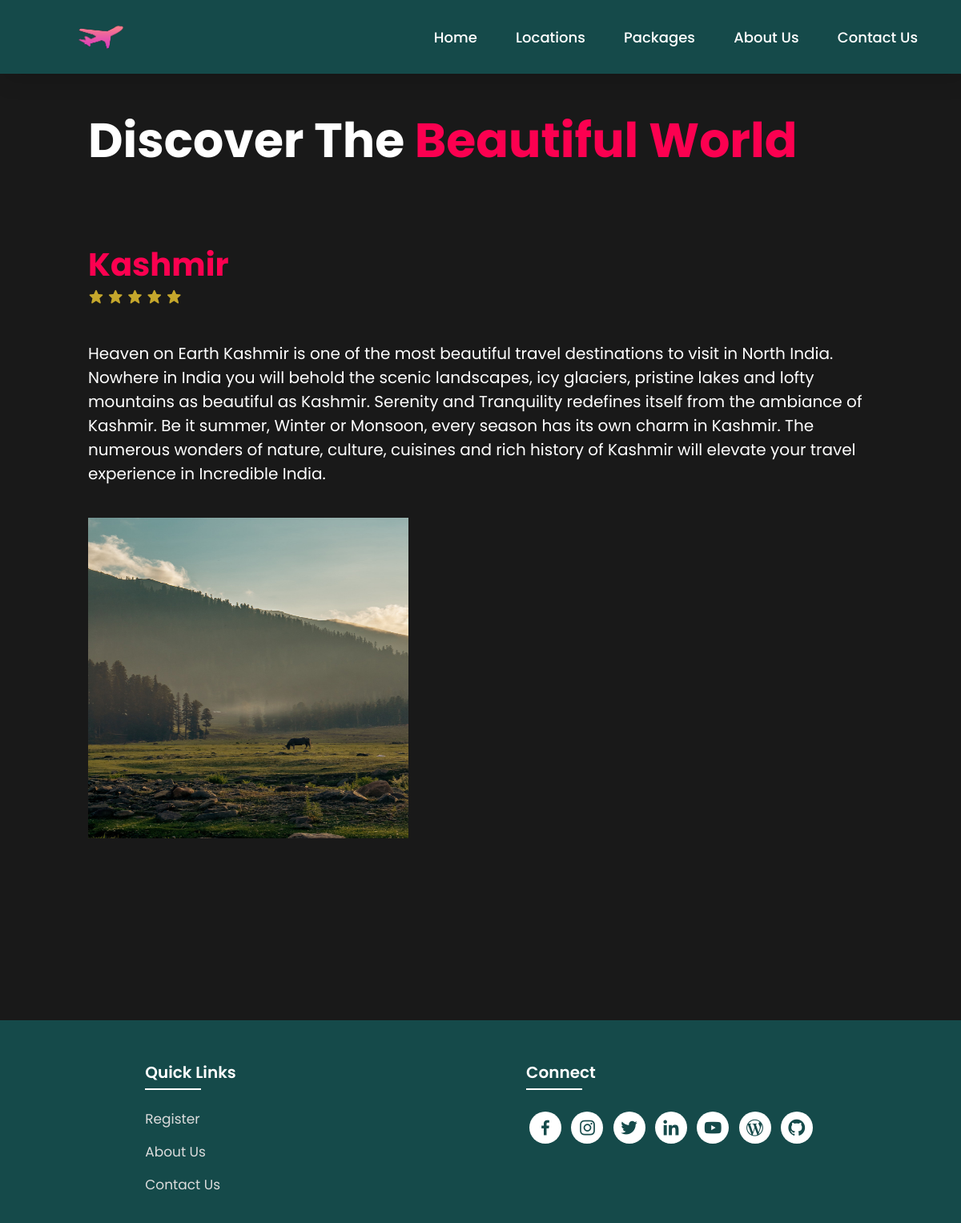
The page /locations/Kashmir on the database its author committed.
### travel/models.py (models this page shows)
class Location(models.Model):
    country = models.CharField(max_length=100)
    cityName = models.CharField(max_length=100)
    rating = models.IntegerField(default=0)
    description = models.CharField(max_length=500)
    image = models.ImageField(upload_to='static/images/',null=True)

### travel/views.py (the view)
# urls.py: path("locations/<str:city>",views.locations_city)
def locations_city(request,city):
    locations = Location.objects.get(cityName=city)
    context = {'location':locations}
    return render(request,"locations.html",context)

### travel/templates/locations.html (shortened to what this page needs)
{% load static %}
<!DOCTYPE html>
<html lang="en">
<head>
    <link rel="stylesheet" type="text/css" href="{% static './css/style.css'%}">
    <link rel="stylesheet"
    href="https://unpkg.com/boxicons@latest/css/boxicons.min.css">
</head>
<body class="location-body">
    <nav>
        <img src="{% static './images/logo.png' %} " class="logo" alt="Logo" title="FirstFlight Travels">
        <ul class="navbar">
            <li>
                <a href="#home">Home</a>
                <a href="#locations">Locations</a>
                <a href="#package">Packages</a>
                <a href="/about">About Us</a>
                <a href="/contact">Contact Us</a>
            </li>
        </ul>
    </nav>
<section class="location-section">
    <div class="location-heading">
        <h1>Discover The <span>Beautiful World</span></h1>
    </div>
    {% if location %}
    <div class="location-detail" id="kashmir">
        <h1>{{location.cityName}}</h1>
        <div class="stars">
            <a href="#"><i class='bx bxs-star'></i></a>
            <a href="#"><i class='bx bxs-star'></i></a>
            <a href="#"><i class='bx bxs-star'></i></a>
            <a href="#"><i class='bx bxs-star'></i></a>
            <a href="#"><i class='bx bxs-star'></i></a>
        </div>
        <p>{{ location.description }}</p>
        <div class="location-img">
            <img src="{{ location.image }}" alt="{{ location.cityName }}">
        </div>
    </div>
    {% endif %}
    </section>
<section class="footer">
    <div class="foot">
        <div class="footer-content">
            <div class="footlinks">
                <h4>Quick Links</h4>
                <ul>
                    <li><a href="./register.html">Register</a></li>
                    <li><a href="./about.html">About Us</a></li>
                    <li><a href="./contact.html">Contact Us</a></li>
                </ul>
            </div>
            <div class="footlinks">
                <h4>Connect</h4>
                <div class="social">
                    <a href="https://www.facebook.com/" target="_blank"><i class='bx bxl-facebook'></i></a>
                    <a href="https://www.instagram.com" target="_blank"><i class='bx bxl-instagram' ></i></a>
                    <a href="https://www.twitter.com" target="_blank"><i class='bx bxl-twitter' ></i></a>
                    <a href="https://www.linkedin.com/in" target="_blank"><i class='bx bxl-linkedin' ></i></a>
                    <a href="https://www.youtube.com/" target="_blank"><i class='bx bxl-youtube' ></i></a>
                    <a href="https://www.wordpress.com" target="_blank"><i class='bx bxl-wordpress' ></i></a>
                    <a href="https://www.github.com" target="_blank"><i class='bx bxl-github'></i></a>
                </div>
            </div>
        </div>
    </div>
</section>
</body>
</html>

### travel/static/css/style.css (style rules this page uses)
* { padding:0; margin:0; box-sizing:border; font-family:'Poppins',sans-serif; text-decoration: none; list-style: none; scroll-behavior: smooth; }
nav { width: 100%; position: fixed; background-color: rgb(21, 74, 74); box-shadow: 5px 5px 30px rgba(0, 0, 0, 15%); display: flex; align-items: center; justify-content: space-between; }
nav .logo { width: 60px; margin: 2vh; margin-left: 8%; }
nav ul li { list-style: none; display: inline-block; margin-left: 40px; }
.navbar { display: flex; margin-right: 4vh; }
.navbar a { color: white; font-size: 18px; padding: 10px 22px; border-radius: 4px; font-weight: 500; text-decoration: none; transition: ease 0.40s; }
nav ul li a { text-decoration: none; color: rgb(255, 255, 255); font-size: 17px; }
.footer { margin-top: 80px; background-color: rgb(21, 74, 74); }
.foot { padding: 20px 0; }
.footer-content { display: flex; flex-wrap: wrap; justify-content: space-around; }
.footlinks h4 { margin-top: 30px; font-size: 20px; font-weight: 600; color: white; margin-bottom: 30px; position: relative; }
.footlinks h4::before { content: ""; position: absolute; height: 2px; width: 70px; left: 0; bottom: -7px; background: white; }
.footlinks ul li { margin-bottom: 15px; }
.footlinks ul li a { font-size: 17px; color: #dddddd; display: block; transition: ease 0.30s; }
.social a { font-size: 25px; margin: 4px; height: 40px; width: 40px; color: rgb(21, 74, 74); background-color: white; display: inline-flex; justify-content: center; align-items: center; border-radius: 20px; transition: ease 0.30s; }
.location-body { background-color: #191919; color: white; }
.location-section { padding: 110px; height: 100%; min-height: 100vh; }
.location-heading h1 { margin-top: 20px; font-size: 60px; margin-bottom: 20px; }
.location-heading h1 span { color: #fc0050; }
.location-detail h1 { padding-top: 60px; color: #fc0050; font-size: 40px; }
.location-detail p { font-size: 20px; margin-top: 40px; margin-bottom: 10px; }
.location-img img { height: 400px; width: 400px; margin-top: 30px; margin-bottom: 30px; }
.stars i { font-size: 20px; color: rgb(197, 167, 44); }

### rows shown on the page
Location: cityName "Kashmir", description "Heaven on Earth Kashmir is one of the most beautiful travel destinations to visit in North India. Nowhere in India you will behold the scenic landscapes, icy glaciers, pristine lakes and lofty mountains as beautiful as Kashmir. Serenity and Tranquility redefines itself from the ambiance of Kashmir. Be it summer, Winter or Monsoon, every season has its own charm in Kashmir. The numerous wonders of nature, culture, cuisines and rich history of Kashmir will elevate your travel experience in Incredible India.", image (picture)
